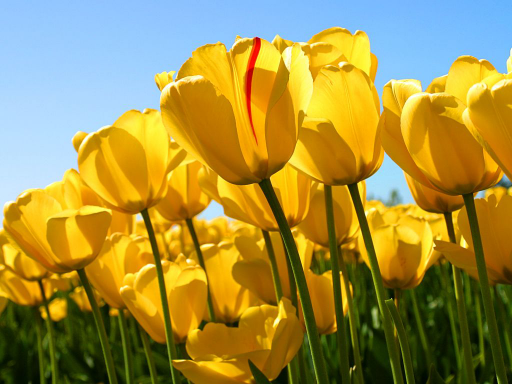
#> input picture lessons/opencv 3rd session/flowers.png, 512 x 384 px
$ python pre_processing.py
#> lines starting #> are read from the running program, lines starting #| are printed output that depends on the picture
import cv2
import imutils

img = cv2.imread("flowers.png")
#> img is the input picture: shape (384, 512, 3); mean B, G, R 67.4, 142.9, 160.7

translated_img = imutils.translate(img, 100, -70)
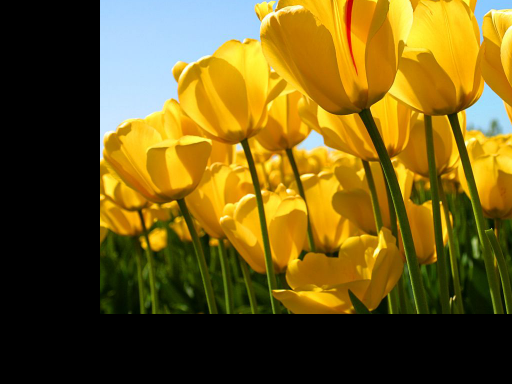
#> translated_img: shape (384, 512, 3); mean B, G, R 25.8, 90.1, 110.8
rotated_img = imutils.rotate(img, 60)
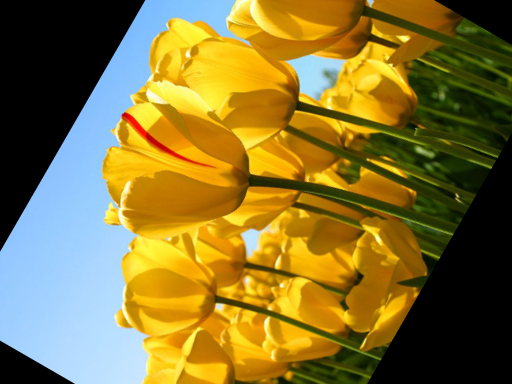
#> rotated_img: shape (384, 512, 3); mean B, G, R 50.8, 115.6, 133.1
resized_img = imutils.resize(img, 400)
#google_logo = imutils.url_to_image("url/to/image")


cv2.imshow("translated", translated_img)
cv2.imshow("rotated", rotated_img)
cv2.imshow("resized", resized_img)
cv2.waitKey()
cv2.destroyAllWindows()
